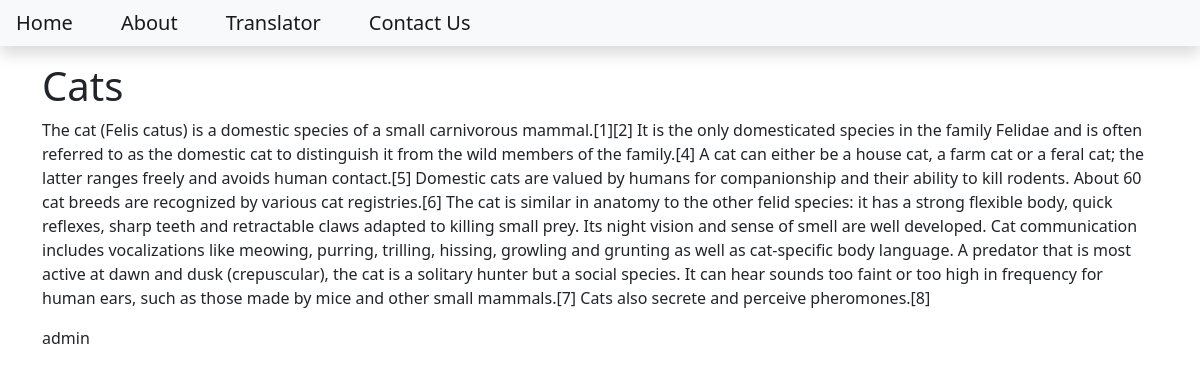
Page /cats on the committed database.
### blog/models.py (models this page shows, shortened)
class Post(models.Model): #inheritance
    title = models.CharField(max_length=200)
    content = models.TextField()
    date_created = models.DateTimeField(auto_now_add=True)
    slug = models.SlugField(max_length=200, unique=True)
    author = models.ForeignKey(to=User, on_delete=models.CASCADE)
    status = models.IntegerField(choices=STATUS, default=0)

### blog/views.py (the view)
# urls.py: path('<slug:slug>', views.BlogView.as_view(), name='blog_view'),
class BlogView(generic.DetailView): #if need to render model data
    model = Post
    template_name = 'blog.html'

### templates/blog.html
{% extends 'base.html' %}
{% block content %}
 <div class="container">
    <h1>{{object.title}}</h1>
    <p class="card-text">{{object.content}}</p>
    <p>{{object.author}}</p>
</div>
{% endblock content %}

### rows in the picture
Post: title "Cats", content "The cat (Felis catus) is a domestic species of a small carnivorous mammal.[1][2] It is the only domesticated species in the family Felidae and is often referred to as the domestic cat to distinguish it from the wild members of the family.[4] A cat can either be a house cat, a farm cat or a feral cat; the latter ranges freely and avoids human contact.[5] Domestic cats are valued by humans for companionship and their ability to kill rodents. About 60 cat breeds are recognized by various cat registries.[6] The cat is similar in anatomy to the other felid species: it has a strong flexible body, quick reflexes, sharp teeth and retractable claws adapted to killing small prey. Its night vision and…", author "admin"
